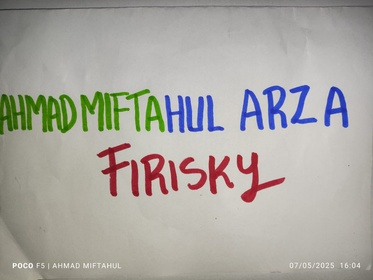
#> input picture foto_nama1.jpg, 373 x 280 px, shrunk from 1600 x 1201 before the run
$ jupyter execute UTS_PCD_202331067_A.ipynb
#> lines starting #> are read from the running program, lines starting #| are printed output that depends on the picture; after the words box and inside, x2 and y2 are one past the last pixel; in counts of white or black regions, pixels touching at a corner belong together
## UTS_202331067_Ahmad Miftahul Arza Firisky

# Import Library

[cell 1]
import cv2
import matplotlib.pyplot as plt
import numpy as np
## 202331067_Ahmad Miftahul Arza Firisky

[cell 2]
image = cv2.imread("foto_nama1.jpg")
#> image is the input picture: shape (280, 373, 3); mean B, G, R 161.3, 167.1, 169.8

[cell 3]
# Memisahkan channel BGR
B, G, R = cv2.split(image)
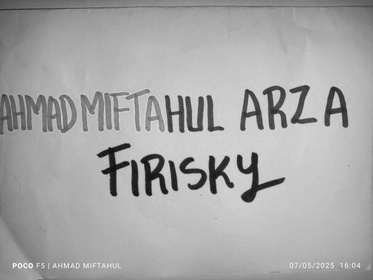
#> G: shape (280, 373); min 12, max 254, mean 167.1
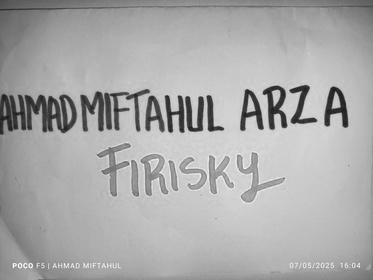
#> R: shape (280, 373); min 28, max 254, mean 169.8

# Konversi BGR ke RGB
image_rgb = cv2.cvtColor(image, cv2.COLOR_BGR2RGB)

# Membuat subplot untuk menampilkan gambar
fig, axs = plt.subplots(2, 2, figsize=(15, 8))

# Citra RGB
axs[0, 0].imshow(image_rgb)
axs[0, 0].set_title("CITRA KONTRAS")
axs[0, 0].axis('on')
axs[0, 0].grid(False)

# Biru
axs[0, 1].imshow(B, cmap='gray')
axs[0, 1].set_title("BIRU")
axs[0, 1].axis('on')
axs[0, 1].grid(False)

# Merah
axs[1, 0].imshow(R, cmap='gray')
axs[1, 0].set_title("MERAH")
axs[1, 0].axis('on')
axs[1, 0].grid(False)

# CHijau
axs[1, 1].imshow(G, cmap='gray')
axs[1, 1].set_title("HIJAU")
axs[1, 1].axis('on')
axs[1, 1].grid(False)

plt.tight_layout()
plt.show()
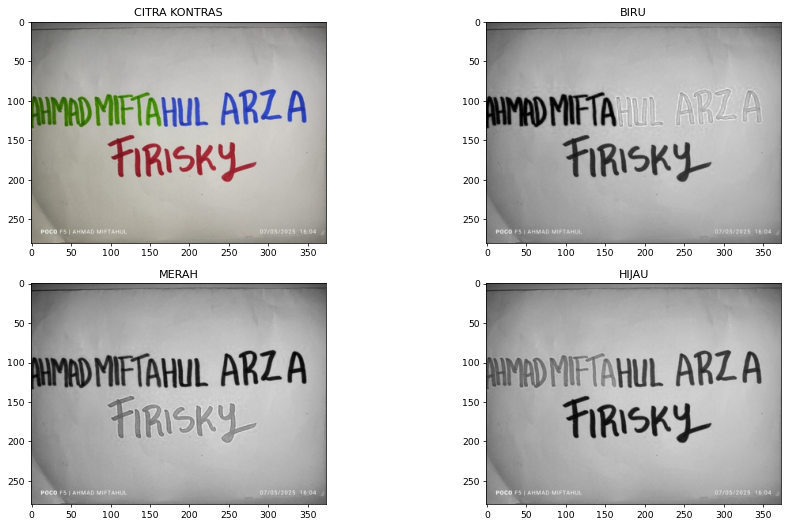
#> figure drawn by matplotlib, 4 panels

[cell 4]
# Menampilkan histogram dari RGB dan masing-masing channel
plt.figure(figsize=(20, 5))

plt.subplot(141)
plt.title('Histogram Asli')
plt.hist(image_rgb.ravel(), bins=256, range=[0, 256], color='gray')

plt.subplot(142)
plt.title('Histogram merah')
plt.hist(R.ravel(), bins=256, range=[0, 256], color='r')

plt.subplot(143)
plt.title('Histogram hijau')
plt.hist(G.ravel(), bins=256, range=[0, 256], color='g')

plt.subplot(144)
plt.title('Histogram biru')
plt.hist(B.ravel(), bins=256, range=[0, 256], color='b')

plt.tight_layout()
plt.show()
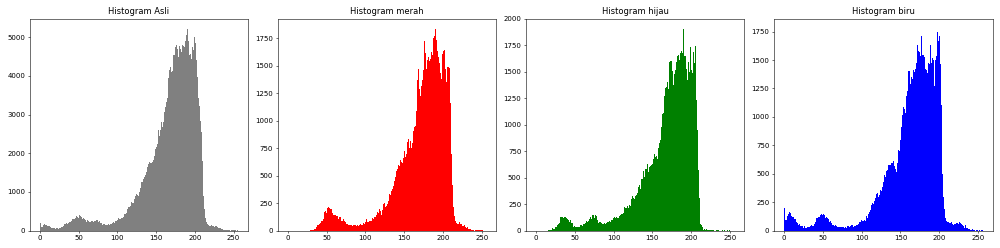
#> figure drawn by matplotlib, 4 panels; panel 1: tallest bar 5216 high, from x = 190 to 191; panel 2: tallest bar 1835 high, from x = 190 to 191; panel 3: tallest bar 1905 high, from x = 190 to 191; panel 4: tallest bar 1775 high, from x = 198 to 199

[cell 5]
import cv2
import numpy as np
import matplotlib.pyplot as plt

# Load an image first
color_image = cv2.imread('foto_nama1.jpg')  # Replace with your image path

# Now proceed with your color processing
hsv = cv2.cvtColor(color_image, cv2.COLOR_BGR2HSV)
#> hsv: shape (280, 373, 3); mean H, S, V 35.9, 29.8, 175.7

lower_blue = np.array([100, 50, 50])
upper_blue = np.array([130, 255, 255])

mask = cv2.inRange(hsv, lower_blue, upper_blue)
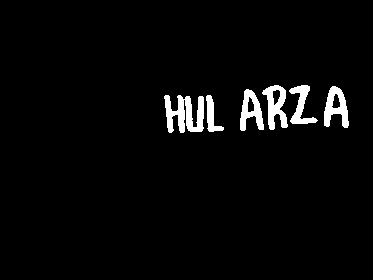
#> mask: shape (280, 373); 3.3% white; 6 white regions, box (x1, y1, x2, y2) and area: (164, 95, 204, 133) 941, (262, 85, 288, 130) 605, (324, 86, 349, 128) 584, (240, 89, 264, 131) 533, (289, 85, 318, 124) 468, (206, 95, 224, 132) 290

hasil = cv2.bitwise_and(color_image, color_image, mask=mask)

fig, axs = plt.subplots(1, 2, figsize=(10, 5))

axs[0].imshow(cv2.cvtColor(color_image, cv2.COLOR_BGR2RGB))
axs[0].set_title('Citra Asli')

axs[1].imshow(mask, cmap='gray')
axs[1].set_title('Blue')

plt.show()

[cell 6]
import cv2
import numpy as np
import matplotlib.pyplot as plt

# Load the image
img = cv2.imread('foto_nama1.jpg')
img_rgb = cv2.cvtColor(img, cv2.COLOR_BGR2RGB)

# Convert to HSV for color detection
hsv = cv2.cvtColor(img, cv2.COLOR_BGR2HSV)

# Define blue and red ranges in HSV
blue_mask = cv2.inRange(hsv, np.array([100, 50, 50]), np.array([130, 255, 255]))

# Red needs two ranges (wraps around in HSV)
red_mask1 = cv2.inRange(hsv, np.array([0, 50, 50]), np.array([10, 255, 255]))
#> red_mask1: shape (280, 373); 0.44% white in thin lines or dots, all inside (x1, y1, x2, y2) = (97, 143, 280, 203)
red_mask2 = cv2.inRange(hsv, np.array([170, 50, 50]), np.array([180, 255, 255]))
#> red_mask2: shape (280, 373); 2.9% white; 6 white regions, box (x1, y1, x2, y2) and area: (98, 143, 139, 196) 756, (236, 152, 285, 202) 705, (140, 154, 169, 196) 580, (208, 156, 234, 194) 479, (180, 158, 207, 190) 353, (168, 160, 178, 191) 164
red_mask = cv2.bitwise_or(red_mask1, red_mask2)
#> red_mask: shape (280, 373); 3.4% white; 5 white regions, box (x1, y1, x2, y2) and area: (179, 155, 234, 195) 944, (97, 143, 140, 197) 931, (236, 152, 285, 203) 769, (140, 154, 169, 196) 661, (168, 160, 178, 192) 196

# Combine red and blue masks
red_blue_mask = cv2.bitwise_or(red_mask, blue_mask)
#> red_blue_mask: shape (280, 373); 6.6% white; 11 white regions, largest, box (x1, y1, x2, y2) and area: (179, 155, 234, 195) 944, (164, 95, 204, 133) 941, (97, 143, 140, 197) 931

# Display original and mask
fig, ax = plt.subplots(1, 2, figsize=(10, 4))
ax[0].imshow(img_rgb)
ax[0].set_title('Citra Asli')
ax[0].axis('off')

ax[1].imshow(red_blue_mask, cmap='gray')
ax[1].set_title('Red-Blue')
ax[1].axis('off')

plt.tight_layout()
plt.show()

[cell 7]
hsv = cv2.cvtColor(color_image, cv2.COLOR_BGR2HSV)

lower_blue = np.array([100, 50, 50])
upper_blue = np.array([130, 255, 255])

lower_red1 = np.array([0, 50, 50])
upper_red1 = np.array([10, 255, 255])
lower_red2 = np.array([170, 50, 50])
upper_red2 = np.array([180, 255, 255])

lower_green = np.array([35, 50, 50])
upper_green = np.array([85, 255, 255])

mask_blue = cv2.inRange(hsv, lower_blue, upper_blue)
mask_red1 = cv2.inRange(hsv, lower_red1, upper_red1)
mask_red2 = cv2.inRange(hsv, lower_red2, upper_red2)
mask_green = cv2.inRange(hsv, lower_green, upper_green)
#> mask_green: shape (280, 373); 4.2% white; 3 white regions, box (x1, y1, x2, y2) and area: (0, 93, 78, 136) 2339, (80, 88, 150, 133) 1597, (144, 95, 165, 133) 478

mask_combined = cv2.bitwise_or(mask_blue, mask_red1)
#> mask_combined: shape (280, 373); 3.7% white; 139 white regions (132 under 20 px), largest, box (x1, y1, x2, y2) and area: (164, 95, 204, 133) 941, (262, 85, 288, 130) 605, (324, 86, 349, 128) 584
mask_combined = cv2.bitwise_or(mask_combined, mask_red2)
mask_combined = cv2.bitwise_or(mask_combined, mask_green)
#> mask_combined: shape (280, 373); 10.9% white; 14 white regions, largest, box (x1, y1, x2, y2) and area: (0, 93, 78, 136) 2339, (80, 88, 150, 133) 1597, (179, 155, 234, 195) 944

hasil = cv2.bitwise_and(color_image, color_image, mask=mask_combined)
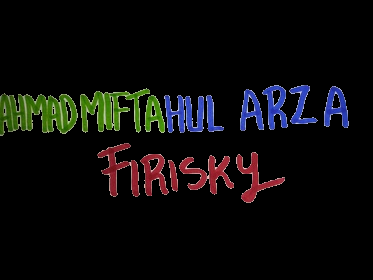
#> hasil: shape (280, 373, 3); mean B, G, R 10.3, 10.7, 11.4

fig, axs = plt.subplots(1, 2, figsize=(10, 5))

axs[0].imshow(cv2.cvtColor(color_image, cv2.COLOR_BGR2RGB))
axs[0].set_title('Citra Asli')

axs[1].imshow(mask_combined, cmap='gray')
axs[1].set_title('Red-Green-Blue')

plt.show()

[cell 8]
def display_image(image, title="Image"):
    plt.imshow(cv2.cvtColor(image, cv2.COLOR_BGR2RGB))
    plt.title(title)
    plt.axis('on')
    plt.show()

hsv_image = cv2.imread('foto_nama1.jpg', cv2.IMREAD_COLOR)
hsv_image = cv2.cvtColor(hsv_image, cv2.COLOR_BGR2HSV)

lower_blue = np.array([100, 50, 50])
upper_blue = np.array([130, 255, 255])

lower_red1 = np.array([0, 50, 50])
upper_red1 = np.array([10, 255, 255])

lower_red2 = np.array([170, 50, 50])
upper_red2 = np.array([180, 255, 255])

lower_green = np.array([50, 50, 50])
upper_green = np.array([80, 255, 255])

blue_mask = cv2.inRange(hsv_image, lower_blue, upper_blue)
red_mask1 = cv2.inRange(hsv_image, lower_red1, upper_red1)
red_mask2 = cv2.inRange(hsv_image, lower_red2, upper_red2)
green_mask = cv2.inRange(hsv_image, lower_green, upper_green)
#> green_mask: shape (280, 373); 0.01% white in thin lines or dots, all inside (x1, y1, x2, y2) = (56, 97, 153, 129)

red_blue_mask = cv2.bitwise_or(red_mask1, red_mask2)
combined_mask = cv2.bitwise_or(blue_mask, cv2.bitwise_or(red_blue_mask, green_mask))

black_image = np.zeros_like(hsv_image, dtype=np.uint8)

black_detected_image = cv2.bitwise_and(black_image, black_image, mask=combined_mask)
#> black_detected_image: shape (280, 373, 3); every value is 0

display_image(black_detected_image, "None")

[cell 9]
# Convert to HSV for color detection
hsv = cv2.cvtColor(img, cv2.COLOR_BGR2HSV)

# Define color ranges in HSV
blue_mask = cv2.inRange(hsv, np.array([100, 50, 50]), np.array([130, 255, 255]))

# Red needs two ranges (wraps around in HSV)
red_mask1 = cv2.inRange(hsv, np.array([0, 50, 50]), np.array([10, 255, 255]))
red_mask2 = cv2.inRange(hsv, np.array([170, 50, 50]), np.array([180, 255, 255]))
red_mask = cv2.bitwise_or(red_mask1, red_mask2)

# Green range
green_mask = cv2.inRange(hsv, np.array([35, 50, 50]), np.array([85, 255, 255]))

# Combine masks
red_blue_mask = cv2.bitwise_or(red_mask, blue_mask)
red_blue_green_mask = cv2.bitwise_or(red_blue_mask, green_mask)

# Create black image for "None" panel
black_image = np.zeros_like(img_rgb)

# Display 4 panels (2x2)
fig, axs = plt.subplots(2, 2, figsize=(10, 8))

# None panel (black image)
axs[0, 0].imshow(black_image)
axs[0, 0].set_title('None')

# Blue mask
axs[0, 1].imshow(blue_mask, cmap='gray')
axs[0, 1].set_title('Blue')

# Red-Blue mask
axs[1, 0].imshow(red_blue_mask, cmap='gray')
axs[1, 0].set_title('Red-Blue')

# Red-Green-Blue mask
axs[1, 1].imshow(red_blue_green_mask, cmap='gray')
axs[1, 1].set_title('Red-Green-Blue')

# Turn on axes for all subplots
for ax in axs.flat:
    ax.axis('on')

plt.tight_layout()
plt.show()

[cell 10]
# Baca gambar asli dari file
path = "foto.jpg"
img = cv2.imread(path)
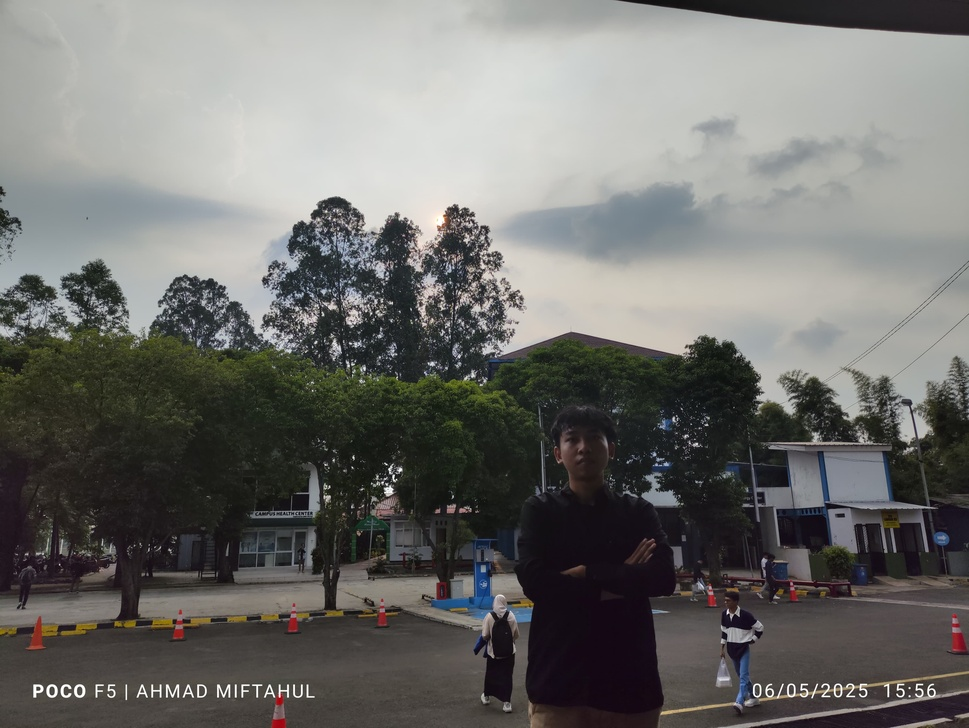
#> input picture foto.jpg, 969 x 728 px, shrunk from 4160 x 3123 before the run
#> img is the input picture: shape (728, 969, 3); mean B, G, R 108.9, 111.7, 112

# Konversi BGR ke RGB untuk ditampilkan dengan matplotlib
img_rgb = cv2.cvtColor(img, cv2.COLOR_BGR2RGB)

# Konversi ke grayscale
img_gray = cv2.cvtColor(img, cv2.COLOR_BGR2GRAY)

# Pencerahan gambar gray (ditambah nilai brightness)
bright_gray = cv2.convertScaleAbs(img_gray, alpha=1, beta=50)  # beta menambah kecerahan
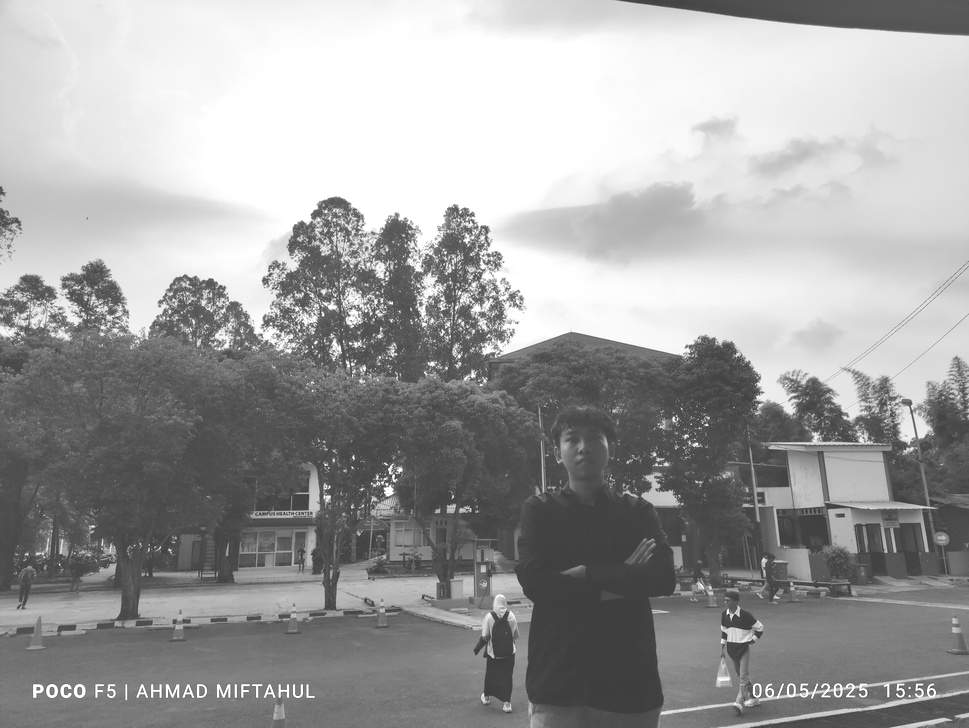
#> bright_gray: shape (728, 969); min 52, max 255, mean 160.5

# Penambahan kontras pada gambar gray
contrast_gray = cv2.convertScaleAbs(img_gray, alpha=1.5, beta=0)  # alpha meningkatkan kontras
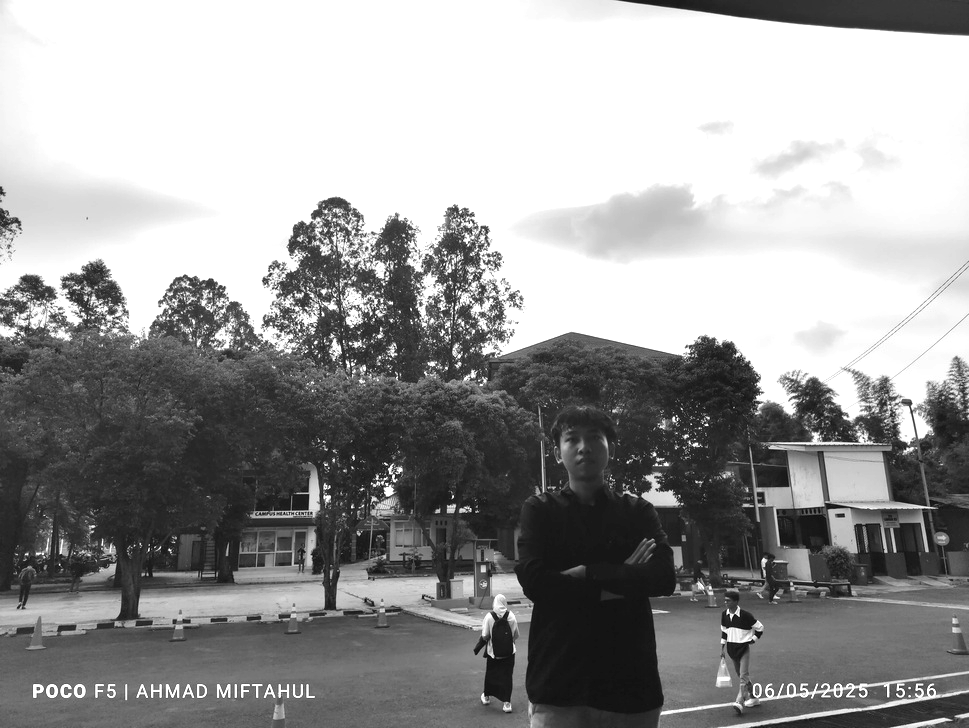
#> contrast_gray: shape (728, 969); min 3, max 255, mean 154.6

# Kombinasi: Dipercerah + Diperkontras
bright_contrast_gray = cv2.convertScaleAbs(img_gray, alpha=1.5, beta=50)
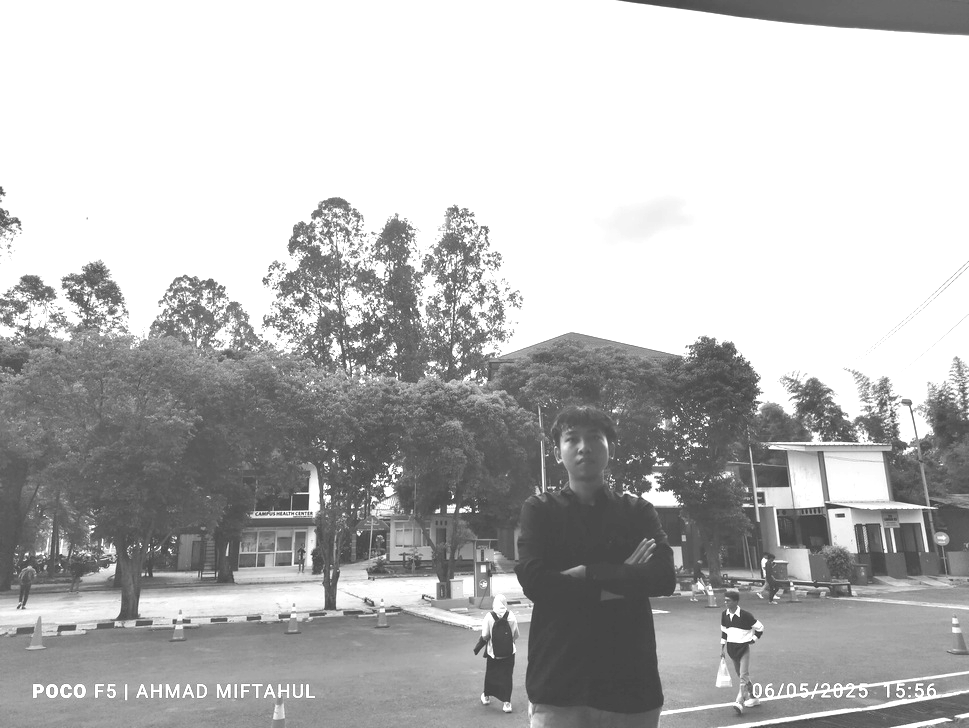
#> bright_contrast_gray: shape (728, 969); min 53, max 255, mean 184.8

plt.figure(figsize=(20, 30))  # Lebar diperbesar

plt.subplot(6, 1, 1)
plt.imshow(img_rgb)
plt.title("Gambar Asli", fontsize=18)
plt.axis("off")

plt.subplot(6, 1, 2)
plt.imshow(img_gray, cmap='gray')
plt.title("Gambar Gray", fontsize=18)
plt.axis("off")

plt.subplot(6, 1, 3)
plt.imshow(bright_gray, cmap='gray')
plt.title("Gambar Gray yang Dipercerah", fontsize=18)
plt.axis("off")

plt.subplot(6, 1, 4)
plt.imshow(contrast_gray, cmap='gray')
plt.title("Gambar Gray yang Diperkontras", fontsize=18)
plt.axis("off")

plt.subplot(6, 1, 5)
plt.imshow(bright_contrast_gray, cmap='gray')
plt.title("Gambar Gray Dipercerah & Diperkontras", fontsize=18)
plt.axis("off")

plt.subplots_adjust(hspace=0.4)  # Atur jarak antar gambar
plt.show()
